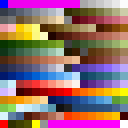
#> input picture mods/small_town_downtown/tools/ttd_palette.png, 16 x 16 px (shown 8 times larger)
$ python make_sprites.py
#> lines starting #> are read from the running program, lines starting #| are printed output that depends on the picture; after the words box and inside, x2 and y2 are one past the last pixel; in counts of white or black regions, pixels touching at a corner belong together
#!/usr/bin/env python3
"""
Generate six small-town downtown buildings (1900-1960) as 1x1 houses
(8bpp, normal zoom) plus the NML source.

    * Brick commercial block, c.1905: two storeys of red brick, a shopfront
      with display windows and a painted sign band, a pressed-tin cornice.
    * Town bank, c.1920: a limestone Neoclassical bank with pilasters, tall
      windows, a frieze and a heavy cornice.
    * Roxy Theatre, c.1948: an Art Deco cinema in cream stucco, with maroon
      streamline bands, a bulb-lit marquee and a vertical ROXY blade sign.
    * Post office c.1915, town hall c.1910 (clock cupola) and Carnegie
      library c.1905 (columned portico), in the same limestone as the bank.

Run from anywhere:

    python3 mods/small_town_downtown/tools/make_sprites.py

Outputs:
    mods/small_town_downtown/gfx/small_town_downtown.png   sprite sheet
    mods/small_town_downtown/gfx/preview.png               3x preview of all three
    mods/small_town_downtown/small_town_downtown.nml       NML (generated, do not edit)

Scale (normal zoom): a tile is 64 x 32 px and one height unit is 1 px. Base-set
small offices are about 30 px tall at roughly 10 px per storey, and the old
offices about 55 px. These are two-storey Main Street buildings, so they stand
27-31 px to the roof, which is the same as the base-set shops. The theatre's
blade sign rises to 40 px.
"""

import os
from PIL import Image, ImageDraw

HERE = os.path.dirname(os.path.abspath(__file__))
ROOT = os.path.dirname(HERE)

# Palette indices used below (TTD palette). Company colours (80-87, 198-205)
# and animated colours (>= 217) are avoided.
#   brick 73-77, limestone 35-39, cream stucco 29-31, maroon 42-44,
#   glass 128-130 / 156-158, greys 10-15 / 32 / 33 / 40 / 106 / 136,
#   sign red 162-163, bulb yellow 51-52, shopfront green 96-98.


def proj(x, y, z):
    """OpenTTD RemapCoords at normal zoom."""
    return 2 * (y - x), (x + y) - z


class Canvas:
    """Sparse pixel canvas in screen coordinates relative to the tile's north corner."""

    def __init__(self):
        self.px = {}

    def put(self, u, v, c):
        if c is not None:                       # None leaves the pixel transparent
            self.px[(u, v)] = c

    def box(self, ox, oy, oz, sx, sy, sz, shade):
        """
        Paint a solid box. shade(face, col, row, ncols, nrows) -> palette index,
        face in 'top'/'left'/'right'. col counts pixels from the face's left
        edge on screen, row counts pixels up from the box's bottom (z).
        """
        x1, y1 = ox + sx, oy + sy
        u_min, _ = proj(x1, oy, 0)
        u_max, _ = proj(ox, y1, 0)
        u_front, _ = proj(x1, y1, 0)
        v_top = (ox + oy) - (oz + sz)
        v_bot = (x1 + y1) - oz
        for u in range(u_min, u_max):
            for v in range(v_top - 1, v_bot + 1):
                uc, vc = u + 0.5, v + 0.5
                # Top face: z = oz+sz, solve for x, y.
                s = vc + oz + sz          # x + y
                d = uc / 2.0              # y - x
                tx, ty = (s - d) / 2.0, (s + d) / 2.0
                if ox <= tx < x1 and oy <= ty < y1:
                    rows = sx + sy
                    self.put(u, v, shade('top', int(tx - ox), int(ty - oy), sx, sy))
                    continue
                if uc < u_front:
                    # Left (south-west) face: x = x1.
                    y = x1 + uc / 2.0
                    z = x1 + y - vc
                    if oy <= y < y1 and oz <= z < oz + sz:
                        self.put(u, v, shade('left', u - u_min, int(z - oz), u_front - u_min, sz))
                else:
                    # Right (south-east) face: y = y1.
                    x = y1 - uc / 2.0
                    z = x + y1 - vc
                    if ox <= x < x1 and oz <= z < oz + sz:
                        self.put(u, v, shade('right', u - u_front, int(z - oz), u_max - u_front, sz))

    def crop(self):
        us = [p[0] for p in self.px]
        vs = [p[1] for p in self.px]
        u0, v0 = min(us), min(vs)
        w, h = max(us) - u0 + 1, max(vs) - v0 + 1
        im = Image.new('P', (w, h), 0)
        for (u, v), c in self.px.items():
            im.putpixel((u - u0, v - v0), c)
        return im, u0, v0


def solid(top, left, right):
    def shade(face, col, row, ncols, nrows):
        return {'top': top, 'left': left, 'right': right}[face]
    return shade


def lr(face, lit, dark):
    """Pick the lit (south-west, left) or shaded (south-east, right) colour."""
    return lit if face == 'left' else dark


# ---------------------------------------------------------------------------
# 1. Brick commercial block, c.1905
# ---------------------------------------------------------------------------
BLOCK_H = 27


def brick_block_shader(face, col, row, ncols, nrows):
    if face == 'top':
        if col in (0, ncols - 1) or row in (0, nrows - 1):
            return 74                                   # brick parapet cap
        return 106                                      # tar roof
    brick = lr(face, 76, 74)
    stone = lr(face, 38, 36)
    edge = col in (0, ncols - 1)
    # Pressed-tin cornice with dentils.
    if row >= nrows - 2:
        return lr(face, 33, 32) if row == nrows - 2 else lr(face, 40, 33)
    if row == nrows - 3:
        return stone if col % 2 == 0 else lr(face, 35, 34)
    if edge:
        return brick
    # Upper storey: arched sash windows with stone sills and lintels.
    if 12 <= row < nrows - 3:
        if row in (13, 21) and col % 4 in (0, 1, 2, 3) and col % 4 != 3:
            return stone
        if 14 <= row <= 20 and col % 4 in (1, 2):
            if row == 17:
                return lr(face, 38, 36)                 # meeting rail
            return lr(face, 130, 129)
        return brick
    # Stone belt course over the shopfront.
    if row == 11:
        return stone
    # Painted sign band with faint lettering.
    if row in (9, 10):
        if row == 10 and 3 <= col < ncols - 3 and col % 2 == 0:
            return 51
        return lr(face, 98, 96)
    # Shopfront: brick piers, plate-glass display windows, a recessed door.
    if row == 0:
        return lr(face, 35, 34)
    seg = col % 7
    if seg in (0, 6):
        return brick
    door = (col // 7) == 1
    if door and seg in (2, 3, 4):
        return 136 if row <= 7 else lr(face, 157, 156)
    if row == 8:
        return lr(face, 158, 157)                       # transom
    if row == 1:
        return lr(face, 98, 96)                         # bulkhead under the glass
    return lr(face, 158, 156) if (col + 2 * row) % 7 == 0 else lr(face, 156, 155)


def make_brick_block():
    c = Canvas()
    c.box(1, 1, 0, 14, 14, BLOCK_H, brick_block_shader)
    # Little rooftop chimney and skylight.
    c.box(3, 3, BLOCK_H, 2, 2, 4, solid(75, 75, 73))
    c.box(8, 6, BLOCK_H, 3, 3, 1, solid(158, 33, 32))
    return c, (1, 1, 0, 14, 14, BLOCK_H + 4)


# ---------------------------------------------------------------------------
# 2. Town bank, c.1920
# ---------------------------------------------------------------------------
BANK_H = 31


def bank_shader(face, col, row, ncols, nrows):
    if face == 'top':
        if col in (0, ncols - 1) or row in (0, nrows - 1):
            return 38
        return 40
    stone = lr(face, 38, 37)
    light = lr(face, 39, 38)
    dark = lr(face, 36, 35)
    if row >= nrows - 2:
        return light                                    # cornice
    if row == nrows - 3:
        return stone if col % 2 == 0 else dark          # dentils
    if nrows - 7 <= row < nrows - 3:
        return dark if row == nrows - 5 else stone      # frieze
    if row < 3:
        return lr(face, 36, 34) if row < 2 else dark    # granite plinth
    seg = col % 6
    if seg in (0, 1) or col >= ncols - 1:
        return light                                    # pilasters
    # Entrance in the middle bay of the lit face.
    mid = ncols // 2
    if face == 'left' and mid - 2 <= col <= mid + 1:
        if row <= 13 and mid - 1 <= col <= mid:
            return 136
        if row <= 14:
            return light
    # Tall windows with a transom bar and round-arch keystone.
    if seg in (3, 4) and 5 <= row <= 21:
        if row == 15:
            return stone
        if row == 21:
            return light
        return lr(face, 130, 129)
    return stone


def make_bank():
    c = Canvas()
    c.box(2, 2, 0, 12, 12, BANK_H, bank_shader)
    # Low attic block on the roof.
    c.box(5, 5, BANK_H, 6, 6, 2, solid(40, 38, 36))
    return c, (2, 2, 0, 12, 12, BANK_H + 2)


# ---------------------------------------------------------------------------
# 3. Roxy Theatre, c.1948
# ---------------------------------------------------------------------------
THEATRE_H = 30
SIGN_Z, SIGN_H = 14, 26

GLYPHS = {
    'R': ('110', '101', '110', '101', '101'),
    'O': ('010', '101', '101', '101', '010'),
    'X': ('101', '101', '010', '101', '101'),
    'Y': ('101', '101', '010', '010', '010'),
}


def theatre_shader(face, col, row, ncols, nrows):
    if face == 'top':
        if col in (0, ncols - 1) or row in (0, nrows - 1):
            return 30
        return 40
    cream = lr(face, 31, 30)
    flute = lr(face, 30, 29)
    maroon = lr(face, 43, 42)
    if row >= nrows - 2:
        return maroon if row == nrows - 2 else cream    # capped parapet
    if row in (nrows - 5, nrows - 7):
        return maroon                                   # streamline speed lines
    if row in (10, 11, 12):
        return maroon                                   # band behind the marquee
    if row >= 13:
        return flute if col % 4 == 0 else cream         # Deco fluting
    # Ground floor: glass lobby doors between poster cases.
    if row == 0:
        return maroon
    mid = ncols // 2
    if mid - 4 <= col < mid + 4:
        if row <= 7:
            return 136 if col % 2 else lr(face, 157, 156)
        return lr(face, 13, 12)
    if col % 8 in (2, 3, 4) and 2 <= row <= 7:
        return 163 if row != 2 else 162                 # framed posters
    return cream


def marquee_shader(face, col, row, ncols, nrows):
    if face == 'top':
        return 52
    if face == 'left':
        return 43
    # Front of the marquee: bulb rows round a white letter board.
    if row in (0, nrows - 1):
        return 51 if col % 2 == 0 else 15
    if 2 <= col < ncols - 2 and col % 3 != 2 and row == 1:
        return 136                                      # "NOW SHOWING" letters
    return 15


def blade_sign_shader(face, col, row, ncols, nrows):
    if face != 'left':
        return 162
    if col in (0, ncols - 1) or row in (0, nrows - 1):
        return 52                                       # bulb border
    for i, ch in enumerate('ROXY'):
        top = nrows - 3 - i * 6
        r = top - row
        if 0 <= r < 5 and 1 <= col <= 3:
            return 52 if GLYPHS[ch][r][col - 1] == '1' else 163
    return 163


def make_theatre():
    c = Canvas()
    c.box(1, 1, 0, 12, 12, THEATRE_H, theatre_shader)
    # Marquee projecting over the sidewalk on the right-hand face.
    c.box(2, 13, 10, 10, 2, 4, marquee_shader)
    # Vertical blade sign standing out from the facade above the marquee.
    c.box(9, 13, SIGN_Z, 1, 3, SIGN_H, blade_sign_shader)
    return c, (1, 1, 0, 12, 15, SIGN_Z + SIGN_H)


# ---------------------------------------------------------------------------
# Civic buildings in the same limestone Neoclassical style as the bank
# ---------------------------------------------------------------------------
GLASS = (130, 129)
COPPER = (101, 100, 99)        # verdigris: lit, mid, shade
FLAG_RED, FLAG_WHITE, FLAG_BLUE = 163, 15, 146


def limestone(face):
    return lr(face, 38, 37), lr(face, 39, 38), lr(face, 36, 35)


def classical_top(face, col, row, nrows):
    """Shared cornice, dentils and frieze. Returns None below the frieze."""
    stone, light, dark = limestone(face)
    if row >= nrows - 2:
        return light
    if row == nrows - 3:
        return stone if col % 2 == 0 else dark
    if nrows - 6 <= row < nrows - 3:
        return dark if row == nrows - 5 else stone
    return None


def roof_shader(face, col, row, ncols, nrows):
    if col in (0, ncols - 1) or row in (0, nrows - 1):
        return 38
    return 40


# 4. Post office, c.1915 ------------------------------------------------------
POST_H = 25


def post_office_shader(face, col, row, ncols, nrows):
    if face == 'top':
        return roof_shader(face, col, row, ncols, nrows)
    stone, light, dark = limestone(face)
    top = classical_top(face, col, row, nrows)
    if top is not None:
        # Lettering in the frieze ("UNITED STATES POST OFFICE").
        if row == nrows - 4 and 2 <= col < ncols - 2 and col % 3 != 2:
            return lr(face, 33, 32)
        return top
    if row < 2:
        return lr(face, 36, 34)                          # granite plinth
    if col in (0, ncols - 1):
        return light                                     # quoins
    # One tall storey of round-arched windows; the door is the middle arch.
    seg = col % 5
    if seg in (2, 3) and 3 <= row <= 16:
        if row >= 15:
            return light if row == 16 and seg == 2 else (GLASS[0] if face == 'left' else GLASS[1])
        if face == 'left' and col // 5 == (ncols // 5) // 2 and row <= 11:
            return 136                                   # doors
        return lr(face, *GLASS) if row != 11 else stone  # transom bar
    if seg in (2, 3) and row == 17:
        return light                                     # keystone line
    return stone


def make_post_office():
    c = Canvas()
    c.box(2, 2, 0, 12, 12, POST_H, post_office_shader)
    # Steps in front of the door.
    c.box(14, 6, 0, 1, 4, 1, solid(39, 38, 36))
    # Flagpole on the front corner of the roof, with the flag flying.
    pu, pv = proj(13, 13, POST_H)
    for i in range(18):
        c.put(pu, pv - i, 15 if i < 17 else 52)
    for r in range(5):
        for k in range(7):
            v = pv - 16 + r + k // 2                     # flag drapes along the iso diagonal
            u = pu + 1 + k
            if r < 3 and k < 3:
                c.put(u, v, FLAG_BLUE)
            else:
                c.put(u, v, FLAG_RED if r % 2 == 0 else FLAG_WHITE)
    return c, (2, 2, 0, 12, 12, POST_H + 18)


# 5. Town hall, c.1910 ---------------------------------------------------------
HALL_H = 30
CUPOLA = (5, 5)                # roof position of the clock tower


def town_hall_shader(face, col, row, ncols, nrows):
    if face == 'top':
        return roof_shader(face, col, row, ncols, nrows)
    stone, light, dark = limestone(face)
    top = classical_top(face, col, row, nrows)
    if top is not None:
        return top
    if row < 2:
        return lr(face, 36, 34)
    if row == 12:
        return light                                     # belt course between storeys
    if col in (0, 1, ncols - 2, ncols - 1):
        return light if row % 3 else dark                # rusticated corner quoins
    seg = col % 4
    if seg in (1, 2):
        if 3 <= row <= 10:
            if face == 'left' and col // 4 == (ncols // 4) // 2:
                return 136 if seg == 1 or row < 9 else 136   # main doors
            return lr(face, *GLASS)
        if 14 <= row <= nrows - 8:
            return lr(face, *GLASS) if row != nrows - 8 else light
    return stone


def clock_drum_shader(face, col, row, ncols, nrows):
    if face == 'top':
        return 38
    stone, light, dark = limestone(face)
    if row in (0, nrows - 1):
        return light
    # A white clock dial with dark hands, ringed in pale stone.
    cc, rc = (ncols - 1) / 2, (nrows - 1) / 2
    d2 = (col - cc) ** 2 + ((row - rc) * 1.4) ** 2
    if d2 <= 9:
        ci, ri = int(round(cc)), int(round(rc))
        if (col, row) in ((ci, ri), (ci, ri + 1), (ci, ri + 2), (ci + 1, ri)):
            return 136
        return 15
    if d2 <= 13:
        return light
    return stone


def copper_shader(face, col, row, ncols, nrows):
    return {'top': COPPER[0], 'left': COPPER[1], 'right': COPPER[2]}[face]


def make_town_hall():
    c = Canvas()
    c.box(1, 1, 0, 14, 14, HALL_H, town_hall_shader)
    x, y = CUPOLA
    z = HALL_H
    c.box(x, y, z, 5, 5, 2, solid(39, 38, 36))           # base
    c.box(x, y, z + 2, 5, 5, 10, clock_drum_shader)       # clock drum
    c.box(x, y, z + 12, 5, 5, 2, copper_shader)           # copper roof, stepped
    c.box(x + 1, y + 1, z + 14, 3, 3, 2, copper_shader)
    c.box(x + 2, y + 2, z + 16, 1, 1, 2, copper_shader)
    pu, pv = proj(x + 2, y + 3, z + 18)
    for i in range(4):
        c.put(pu, pv - i, 52 if i == 3 else 32)          # finial
    return c, (1, 1, 0, 14, 14, HALL_H + 22)


# 6. Carnegie library, c.1905 --------------------------------------------------
LIB_H = 24


def library_shader(face, col, row, ncols, nrows):
    if face == 'top':
        return roof_shader(face, col, row, ncols, nrows)
    stone, light, dark = limestone(face)
    top = classical_top(face, col, row, nrows)
    if top is not None:
        return top
    if row < 4:
        return lr(face, 36, 34)                          # raised basement
    if col in (0, ncols - 1):
        return light
    seg = col % 6
    if seg in (2, 3) and 6 <= row <= nrows - 9:
        return lr(face, *GLASS) if row != 13 else stone
    return stone


def portico_shader(face, col, row, ncols, nrows):
    stone, light, dark = limestone(face)
    if face == 'top':
        return None                                      # hidden behind the pediment
    if face == 'right':
        if row >= nrows - 7:
            return light if row == nrows - 7 else None
        return dark
    # Front: a triangular pediment over an entablature and four columns.
    ped = nrows - 7
    if row >= ped:
        h = row - ped
        half = (ncols - 1) / 2
        if h * 1.3 > half - abs(col - half) + 0.5:
            return None                                  # sky around the pediment
        if h * 1.3 > half - abs(col - half) - 1.5 or h == 0:
            return lr(face, 39, 38)                      # raking cornice
        return lr(face, 35, 34)                          # shadowed tympanum
    if row >= ped - 3:
        return dark if row == ped - 2 else stone         # entablature
    if col % 3 == 0 or col == ncols - 1:
        return light                                     # columns
    return 136 if row < ped - 6 and ncols // 3 <= col < ncols - ncols // 3 else dark


def make_library():
    c = Canvas()
    c.box(2, 2, 0, 12, 12, LIB_H, library_shader)
    # Wide steps up to the portico, then the portico itself on the lit face.
    c.box(14, 4, 0, 2, 8, 2, solid(39, 38, 36))
    c.box(14, 5, 2, 1, 6, LIB_H - 2 + 4, portico_shader)
    return c, (2, 2, 0, 14, 12, LIB_H + 4)


# ---------------------------------------------------------------------------
# Sheet + NML output
# ---------------------------------------------------------------------------
BUILDINGS = [
    # id, name string, maker, year, population, mail, accepted cargo
    ('brick_block', 'STR_BRICK_BLOCK', make_brick_block, 1905, 30, 30, '[[PASS, 4], [MAIL, 4], [GOOD, 8]]'),
    ('town_bank', 'STR_TOWN_BANK', make_bank, 1920, 20, 60, '[[PASS, 4], [MAIL, 8]]'),
    ('roxy_theatre', 'STR_ROXY_THEATRE', make_theatre, 1948, 40, 20, '[[PASS, 8], [MAIL, 2], [GOOD, 4]]'),
    ('post_office', 'STR_POST_OFFICE', make_post_office, 1915, 15, 255, '[[PASS, 4], [MAIL, 8]]'),
    ('town_hall', 'STR_TOWN_HALL', make_town_hall, 1910, 35, 80, '[[PASS, 8], [MAIL, 8]]'),
    ('carnegie_library', 'STR_CARNEGIE_LIBRARY', make_library, 1905, 15, 40, '[[PASS, 4], [MAIL, 4]]'),
]


def main():
    palette = Image.open(os.path.join(HERE, 'ttd_palette.png')).getpalette()[:768]
    images = []
    for bid, *_rest in BUILDINGS:
        maker = _rest[1]
        canvas, bb = maker()
        im, u0, v0 = canvas.crop()
        bu, bv = proj(bb[0], bb[1], bb[2])
        images.append((bid, im, u0 - bu, v0 - bv, bb))
#> this loop made 6 passes
#> (u0, v0) on passes 1 to 6: (-28, -25), (-24, -27), (-24, -28), (-24, -21), (-28, -36), (-24, -20)
#> after the loop, images = 6 items

    pad = 4
    sheet = Image.new('P', (sum(im.width + pad for _, im, *_ in images) + pad,
                            max(im.height for _, im, *_ in images) + 2 * pad), 0)
#> sheet: PIL image 334x74 P; every value is 0
    sheet.putpalette(palette)
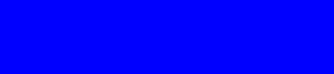
#> sheet: PIL image 334x74 P; mean R, G, B 0, 0, 255
    entries = {}
    x = pad
    for bid, im, xrel, yrel, bb in images:
        sheet.paste(im, (x, pad))
        entries[bid] = (x, pad, im.width, im.height, xrel, yrel, bb)
        x += im.width + pad
#> this loop made 6 passes
#> (bid, xrel, yrel, bb, x) on passes 1 to 6: ('brick_block', -28, -27, (1, 1, 0, 14, 14, 31), 64), ('town_bank', -24, -31, (2, 2, 0, 12, 12, 33), 116), ('roxy_theatre', -24, -30, (1, 1, 0, 12, 15, 40), 170), ('post_office', -24, -25, (2, 2, 0, 12, 12, 43), 222), ('town_hall', -28, -38, (1, 1, 0, 14, 14, 52), 282), ('carnegie_library', -24, -24, (2, 2, 0, 14, 12, 28), 334)
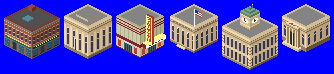
#> sheet: PIL image 334x74 P; mean R, G, B 79, 70.1, 184.9
#> after the loop, entries = 6 items; x = 334
    sheet.save(os.path.join(ROOT, 'gfx', 'small_town_downtown.png'), optimize=True)

    write_preview(sheet, entries)
    write_nml(entries)
    for bid, e in entries.items():
        print(f'{bid:13s} sheet=({e[0]},{e[1]}) size={e[2]}x{e[3]} rel=({e[4]},{e[5]}) bbox={e[6]}')


def write_preview(sheet, entries):
    """All the buildings side by side along a street, on concrete tiles."""
    W, H = 36 + 32 * len(BUILDINGS) + 40, 50 + 16 * len(BUILDINGS) + 20
    prev = Image.new('RGB', (W, H), (0, 0, 255))
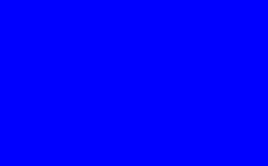
#> prev: PIL image 268x166 RGB; mean R, G, B 0, 0, 255
    d = ImageDraw.Draw(prev)
    # Lay the tiles out along the y axis (a row running down to the right).
    origins = []
    for i in range(len(BUILDINGS)):
        ou, ov = proj(0, i * 16, 0)
        origins.append((36 + ou, 50 + ov))
    for org in origins:
        pts = [proj(a, b, 0) for a, b in ((0, 0), (16, 0), (16, 16), (0, 16))]
        d.polygon([(org[0] + p[0], org[1] + p[1]) for p in pts], fill=(168, 168, 168), outline=(132, 132, 132))
    for org, (bid, *_rest) in zip(origins, BUILDINGS):
        x, y, w, h, xrel, yrel, bb = entries[bid]
        spr = sheet.crop((x, y, x + w, y + h))
        bu, bv = proj(bb[0], bb[1], bb[2])
        mask = spr.point(lambda p: 255 if p else 0, 'L')
        prev.paste(spr.convert('RGB'), (org[0] + bu + xrel, org[1] + bv + yrel), mask)
#> this loop made 6 passes
#> (x, xrel, yrel, bb, bv) on passes 1 to 6: (4, -28, -27, (1, 1, 0, 14, 14, 31), 2), (64, -24, -31, (2, 2, 0, 12, 12, 33), 4), (116, -24, -30, (1, 1, 0, 12, 15, 40), 2), (170, -24, -25, (2, 2, 0, 12, 12, 43), 4), (222, -28, -38, (1, 1, 0, 14, 14, 52), 2), (282, -24, -24, (2, 2, 0, 14, 12, 28), 4)
#> pass 1, in write_preview, `spr = sheet.crop((x, y, x + w, y + h))`:
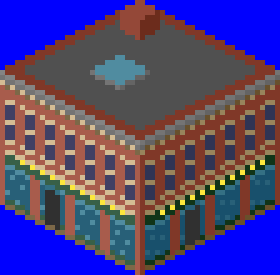
#> spr: PIL image 56x55 P (shown 5 times larger); mean R, G, B 78.6, 64.7, 124.1
#> pass 1, in write_preview, `mask = spr.point(lambda p: 255 if p else 0, 'L')`:
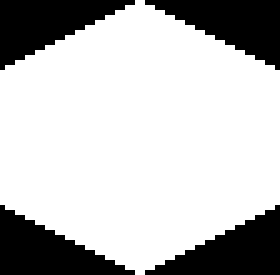
#> mask: PIL image 56x55 L (shown 5 times larger); 74.5% white; 4 black regions, box (x1, y1, x2, y2) and area: (0, 0, 27, 14) 196, (29, 0, 56, 14) 196, (0, 41, 27, 55) 196, (29, 41, 56, 55) 196
#> (the rest of the program and of its run is left out)
